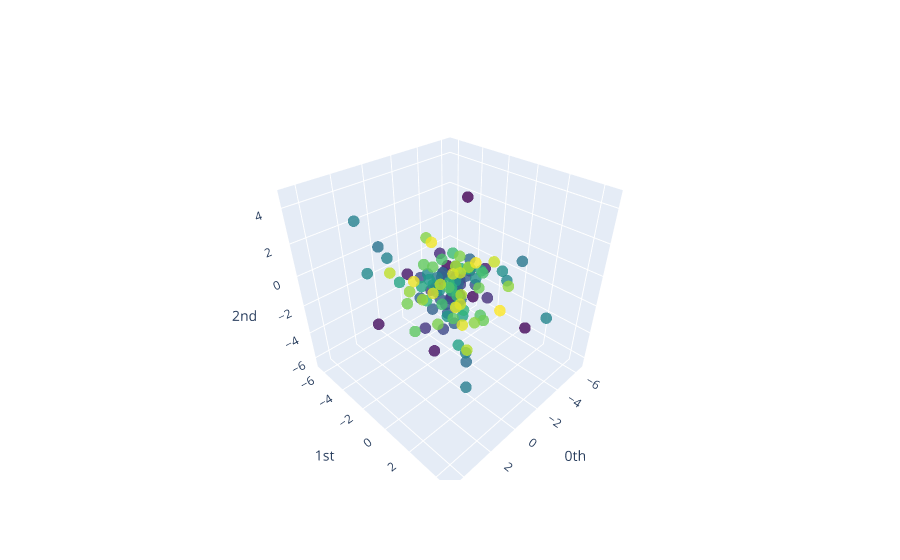

Notebook code for this chart:
### Code cell
plot_point_cloud(normal_values_embedded)
